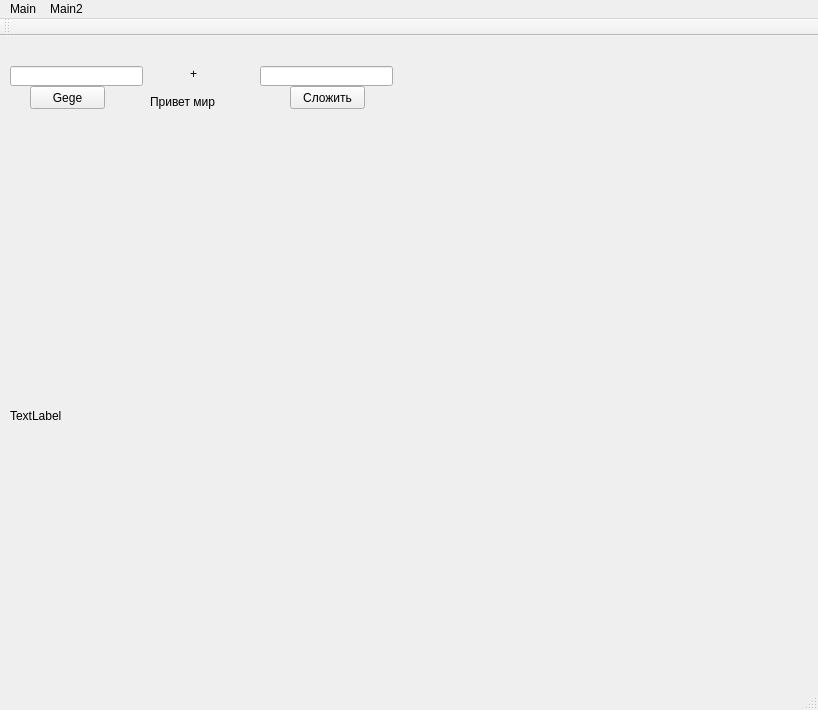
<?xml version="1.0" encoding="UTF-8"?>
<ui version="4.0">
 <class>MainWindow</class>
 <widget class="QMainWindow" name="MainWindow">
  <property name="geometry">
   <rect>
    <x>0</x>
    <y>0</y>
    <width>818</width>
    <height>710</height>
   </rect>
  </property>
  <property name="windowTitle">
   <string>MainWindow</string>
  </property>
  <widget class="QWidget" name="centralWidget">
   <widget class="QPushButton" name="pushButton">
    <property name="geometry">
     <rect>
      <x>30</x>
      <y>50</y>
      <width>75</width>
      <height>23</height>
     </rect>
    </property>
    <property name="cursor">
     <cursorShape>PointingHandCursor</cursorShape>
    </property>
    <property name="text">
     <string>Gege</string>
    </property>
   </widget>
   <widget class="QLineEdit" name="lineEdit">
    <property name="geometry">
     <rect>
      <x>10</x>
      <y>30</y>
      <width>133</width>
      <height>20</height>
     </rect>
    </property>
   </widget>
   <widget class="QLineEdit" name="lineEdit_2">
    <property name="geometry">
     <rect>
      <x>260</x>
      <y>30</y>
      <width>133</width>
      <height>20</height>
     </rect>
    </property>
   </widget>
   <widget class="QLabel" name="label_2">
    <property name="geometry">
     <rect>
      <x>190</x>
      <y>30</y>
      <width>16</width>
      <height>16</height>
     </rect>
    </property>
    <property name="text">
     <string>+</string>
    </property>
   </widget>
   <widget class="QPushButton" name="pushButton_2">
    <property name="geometry">
     <rect>
      <x>290</x>
      <y>50</y>
      <width>75</width>
      <height>23</height>
     </rect>
    </property>
    <property name="text">
     <string>Сложить</string>
    </property>
   </widget>
   <widget class="QLabel" name="label">
    <property name="geometry">
     <rect>
      <x>150</x>
      <y>50</y>
      <width>101</width>
      <height>31</height>
     </rect>
    </property>
    <property name="text">
     <string>Привет мир</string>
    </property>
   </widget>
   <widget class="QLabel" name="label_3">
    <property name="geometry">
     <rect>
      <x>10</x>
      <y>110</y>
      <width>640</width>
      <height>540</height>
     </rect>
    </property>
    <property name="text">
     <string>TextLabel</string>
    </property>
   </widget>
   <widget class="QCustomPlot" name="plot" native="true">
    <property name="geometry">
     <rect>
      <x>420</x>
      <y>0</y>
      <width>51</width>
      <height>81</height>
     </rect>
    </property>
   </widget>
   <widget class="QWidget" name="widget" native="true">
    <property name="geometry">
     <rect>
      <x>520</x>
      <y>50</y>
      <width>31</width>
      <height>16</height>
     </rect>
    </property>
   </widget>
  </widget>
  <widget class="QMenuBar" name="menuBar">
   <property name="geometry">
    <rect>
     <x>0</x>
     <y>0</y>
     <width>818</width>
     <height>21</height>
    </rect>
   </property>
   <widget class="QMenu" name="menuMain">
    <property name="title">
     <string>Main</string>
    </property>
   </widget>
   <widget class="QMenu" name="menuMain2">
    <property name="title">
     <string>Main2</string>
    </property>
   </widget>
   <addaction name="menuMain"/>
   <addaction name="menuMain2"/>
  </widget>
  <widget class="QToolBar" name="mainToolBar">
   <attribute name="toolBarArea">
    <enum>TopToolBarArea</enum>
   </attribute>
   <attribute name="toolBarBreak">
    <bool>false</bool>
   </attribute>
  </widget>
  <widget class="QStatusBar" name="statusBar"/>
 </widget>
 <layoutdefault spacing="6" margin="11"/>
 <customwidgets>
  <customwidget>
   <class>QCustomPlot</class>
   <extends>QWidget</extends>
   <header>qcustomplot.h</header>
   <container>1</container>
  </customwidget>
 </customwidgets>
 <resources/>
 <connections/>
</ui>
